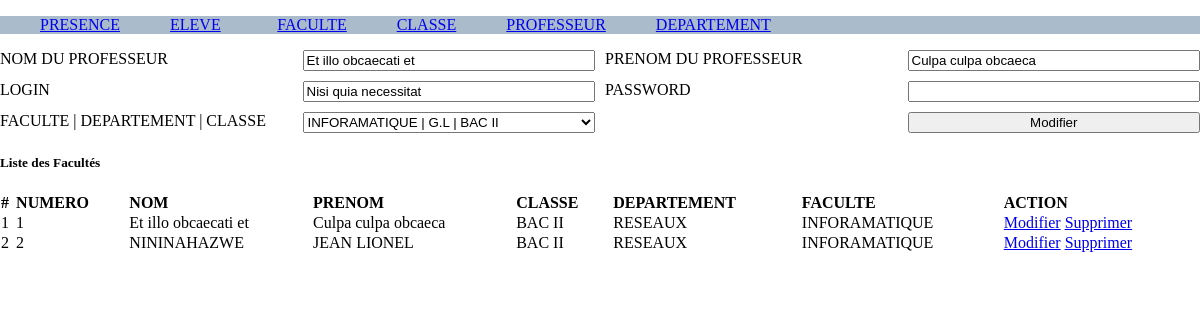
Screenshot of /professeur.php?action=modifier&&id=1 with the database file from the repository.
### tables this page shows
CREATE TABLE `professeur` (
  `id` int(11) NOT NULL,
  `nom` varchar(255) NOT NULL,
  `prenom` varchar(255) NOT NULL,
  `login` varchar(255) NOT NULL,
  `password` varchar(255) NOT NULL,
  `classe_id` int(11) NOT NULL
);

CREATE TABLE `classe` (
  `id` int(11) NOT NULL,
  `departement_id` int(11) NOT NULL,
  `name` varchar(255) NOT NULL
);

CREATE TABLE `faculte` (
  `id` int(11) NOT NULL,
  `name` varchar(255) NOT NULL,
  `created_at` datetime NOT NULL DEFAULT CURRENT_TIMESTAMP
);

CREATE TABLE `departement` (
  `id` int(11) NOT NULL,
  `faculte_id` int(11) NOT NULL,
  `name` varchar(255) NOT NULL,
  `created_at` datetime NOT NULL DEFAULT CURRENT_TIMESTAMP
);

### app/config.php (called while the page is built, shortened)
<?php
function getConnection(){
	try{
		$db = new PDO('mysql:host=localhost;dbname=guy_tp','jean','lion');
		 $db->setAttribute(PDO::ATTR_ERRMODE, PDO::ERRMODE_EXCEPTION);
	} catch(PDOException $e) {
	  echo "Error: " . $e->getMessage();
	  die($e);
	}
	return $db;
}
function selectAll($table){
	$query = "SELECT * FROM $table";
	$db = getConnection();
	$data = $db->query($query);
	return $data->fetchAll();
}
function selectById($table='articles', $id,$column = 'id'){
	$query = "SELECT * FROM $table WHERE $column =$id";
	$db = getConnection();
	$data = $db->query($query);
	return $data->fetchAll()[0] ?? null;
}
function getEntryInTable($table ,  $val,$column="id"){
	$key = array_search($val, array_column($table, $column));
	return $table[$key];
}

### professeur.php (the view, shortened to what this page needs)
<?php
if(isset($_GET['id'])){
  $id = intval($_GET['id']);
  if($_GET['action'] == "modifier"){
    $professeur = selectById("professeur", $id);
    $professeur_name = $professeur['nom'];
    $professeur_prenom = $professeur['prenom'];
    $professeur_id = $professeur['id'];
    $classe_id_value = $professeur['classe_id'];
    $professeur_login = $professeur['login'];
  }
}
$departements = selectAll("departement");
$facultes = selectAll("faculte");
$professeurs = selectAll("professeur");
$classes = selectAll("classe");
  include "include/header.php";
?>
<div>
  <form action="" method="post">
    <div>
      <label for="">NOM DU PROFESSEUR</label>
      <input type="text" name="nom"  value="<?= $professeur_name ?? "" ?>"  required="">
      <label for="">PRENOM DU PROFESSEUR</label>
      <input type="text" name="prenom"  value="<?= $professeur_prenom ?? "" ?>"  required="">
      <label for="">LOGIN</label>
      <input type="text" name="login"  value="<?= $professeur_login ?? "" ?>"  required="">
      <label for="">PASSWORD</label>
      <input type="password" name="password"  value=""  required="">
      <label for="">FACULTE | DEPARTEMENT | CLASSE</label>
      <select name="classe_id" required>
        <?php foreach($classes as $val): ?>
          <option value="<?= $val['id'] ?>" <?php if(isset($classe_id_value) and $classe_id_value == $val['id']) :?> selected  <?php endif ?>>
            <?= getEntryInTable($facultes, $val['id'])['name'] ?> |
          </option>
        <?php endforeach; ?>
      </select>
      <label></label>
      <?php if(isset($professeur_id)): ?>
      <input type="submit" name="update" value="Modifier">
    <?php else: ?>
       <input type="submit" name="save" value="Enregistrer">
    <?php endif ?>
    </div>
  </form>
  <div>
    <h5>Liste des Facultés</h5>
    <table>
      <thead>
        <tr>
          <th># </th>
          <th>NUMERO </th>
          <th>NOM</th>
          <th>PRENOM</th>
          <th>CLASSE</th>
          <th>DEPARTEMENT</th>
          <th>FACULTE</th>
          <th>ACTION</th>
        </tr>
      </thead>
      <tbody>
        <?php foreach ($professeurs  as $key => $value) : ?>
        <tr>
          <td><?= ++$key  ?></td>
          <td><?= $value['id'] ?></td>
          <td><?= $value['nom'] ?></td>
          <td><?= $value['prenom'] ?></td>
          <td>
            <?= getEntryInTable($classes, $val['id'])['name'] ?>
          </td>
          <td>
            <?php
           $dep_id = getEntryInTable($classes, $val['id'])['departement_id'];
            echo getEntryInTable($departements, $dep_id)['name'];
           ?>
           </td>
           <td>
            <?php
            $fac_id = getEntryInTable($departements, $dep_id)['faculte_id'];
            echo getEntryInTable($facultes, $fac_id)['name'];
           ?>
           </td>
          <td>
            <a href="professeur.php?action=modifier&&id=<?= $value['id'] ?>">Modifier</a>
            <a href="professeur.php?action=delete&&id=<?= $value['id'] ?>" onclick="return confirm('êtes-vous sûr ?')">Supprimer</a>
          </td>
        </tr>
       <?php endforeach; ?>
      </tbody>
    </table>
  </div>
</div>
<?php
  include "include/footer.php";
?>

### asset/css/style.css (style rules this page uses)
body { margin: 0; }
table { border-collapse: collapse; width: 100%; text-align: left; }
form div { display: grid; grid-template-columns: repeat(4, 1fr); grid-gap: 10px; }
input[type="submit"] { cursor: pointer; }

### rows the page displays
professeur: nom "Et illo obcaecati et", prenom "Culpa culpa obcaeca", login "Nisi quia necessitat", classe_id "INFORAMATIQUE | G.L | BAC II", id "1", classe.name "BAC II", classe.name "RESEAUX", classe.name "INFORAMATIQUE"
professeur: id "2", nom "NININAHAZWE", prenom "JEAN LIONEL", classe.name "BAC II", classe.name "RESEAUX", classe.name "INFORAMATIQUE"
